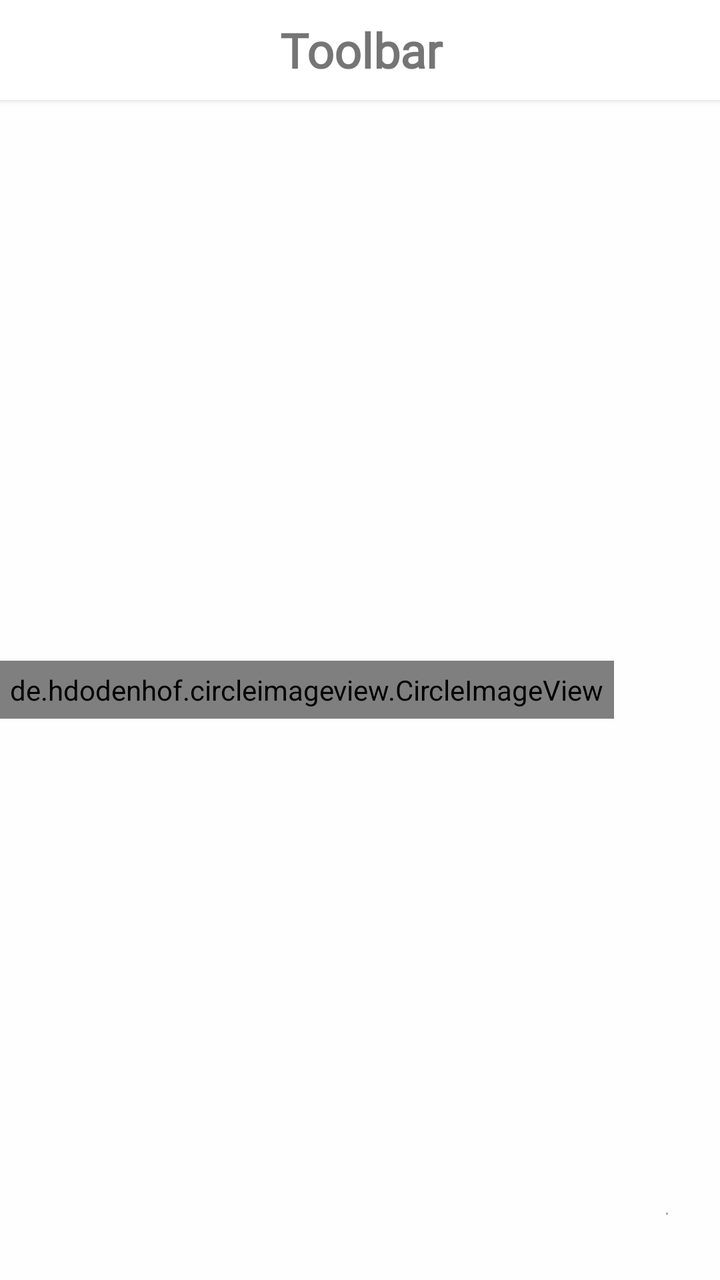
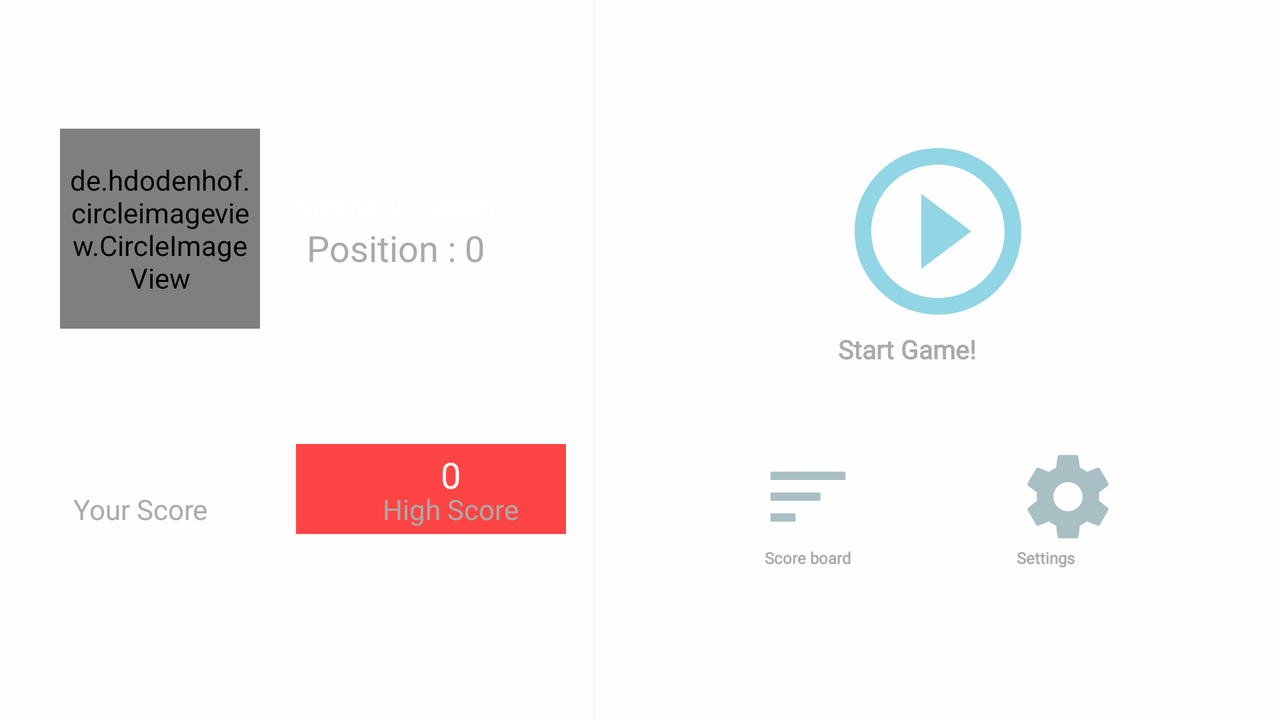

Compare how this app lays out the same screen by default and in its alternative resource folder. The renders come first, then the two layout files and the values they reference.
<!-- AndroidManifest.xml: application theme AppTheme -->
<!-- res/layout/activity_main.xml -->
<?xml version="1.0" encoding="utf-8"?>
<LinearLayout xmlns:android="http://schemas.android.com/apk/res/android"
    xmlns:app="http://schemas.android.com/apk/res-auto"
    xmlns:tools="http://schemas.android.com/tools"
    android:layout_width="match_parent"
    android:layout_height="match_parent"
    android:background="@color/colorPrimaryDark"
    android:gravity="top|bottom"
    android:orientation="vertical"
    tools:context=".Activity.MainActivity">

    <include layout="@layout/toolbar_custom" />

    <LinearLayout
        android:layout_width="match_parent"
        android:layout_height="wrap_content"
        android:orientation="vertical">

        <LinearLayout
            android:layout_width="match_parent"
            android:layout_height="wrap_content"
            android:background="@color/colorPrimaryDark"
            android:orientation="vertical">

            <LinearLayout
                android:layout_width="match_parent"
                android:layout_height="wrap_content"
                android:gravity="center"
                android:orientation="horizontal">

                <LinearLayout
                    android:layout_width="wrap_content"
                    android:layout_height="wrap_content"
                    android:gravity="center"
                    android:orientation="horizontal">

                    <de.hdodenhof.circleimageview.CircleImageView
                        android:id="@+id/imageview"
                        android:layout_width="wrap_content"
                        android:layout_height="wrap_content"
                        android:layout_alignParentStart="true"
                        android:layout_alignParentTop="true"
                        android:padding="5dp"
                        tools:layout_editor_absoluteX="147dp"
                        tools:layout_editor_absoluteY="212dp" />

                </LinearLayout>

                <LinearLayout
                    android:layout_width="match_parent"
                    android:layout_height="wrap_content"
                    android:layout_margin="26dp"
                    android:orientation="vertical">

                    <TextView
                        android:id="@+id/playerName"
                        android:layout_width="wrap_content"
                        android:layout_height="wrap_content"
                        android:layout_alignParentTop="true"
                        android:layout_toEndOf="@+id/imageview"
                        android:fontFamily="@font/nunito_regular"
                        android:text="Mazharul Sabbir"
                        android:textSize="30sp" />

                    <View
                        android:layout_width="match_parent"
                        android:layout_height="1dp"
                        android:background="@android:color/darker_gray" />

                    <TextView
                        android:id="@+id/user_Global_rank"
                        android:layout_width="wrap_content"
                        android:layout_height="wrap_content"
                        android:layout_centerVertical="true"
                        android:layout_toEndOf="@+id/imageview"
                        android:fontFamily="@font/nunito_regular"
                        android:text="Position : 0"
                        android:textAlignment="viewStart"
                        android:textSize="18sp" />
                </LinearLayout>


            </LinearLayout>


            <LinearLayout
                android:id="@+id/layoutjhsdjfh"
                android:layout_width="match_parent"
                android:layout_height="wrap_content"
                android:gravity="center"
                android:orientation="horizontal"
                android:padding="3dp">

                <RelativeLayout
                    android:layout_width="185dp"
                    android:layout_height="50dp"
                    android:layout_alignParentStart="true"
                    android:layout_alignParentBottom="true"
                    android:background="#7a8780"
                    android:gravity="center">

                    <TextView
                        android:id="@+id/textView"
                        android:layout_width="wrap_content"
                        android:layout_height="wrap_content"
                        android:layout_alignParentBottom="true"
                        android:layout_centerHorizontal="true"
                        android:fontFamily="@font/nunito_regular"
                        android:padding="3dp"
                        android:text="Your Score"
                        android:textAlignment="viewStart"
                        android:textColor="@android:color/white"
                        android:textSize="14sp" />

                    <TextView
                        android:id="@+id/user_Score"
                        android:layout_width="wrap_content"
                        android:layout_height="wrap_content"
                        android:layout_alignParentTop="true"
                        android:layout_centerHorizontal="true"
                        android:fontFamily="@font/nunito_regular"
                        android:padding="3dp"
                        android:text="0"
                        android:textColor="@android:color/white"
                        android:textSize="18sp" />
                </RelativeLayout>

                <RelativeLayout
                    android:layout_width="185dp"
                    android:layout_height="50dp"
                    android:layout_alignParentEnd="true"
                    android:layout_alignParentBottom="true"
                    android:background="#8d8990"
                    android:gravity="center">

                    <TextView
                        android:layout_width="wrap_content"
                        android:layout_height="wrap_content"
                        android:layout_alignParentBottom="true"
                        android:layout_centerHorizontal="true"
                        android:fontFamily="@font/nunito_regular"
                        android:padding="3dp"
                        android:text="High Score"
                        android:textAlignment="viewStart"
                        android:textColor="@android:color/white"
                        android:textSize="14sp" />

                    <TextView
                        android:id="@+id/textView_high_score"
                        android:layout_width="wrap_content"
                        android:layout_height="wrap_content"
                        android:layout_alignParentTop="true"
                        android:layout_centerHorizontal="true"
                        android:fontFamily="@font/nunito_regular"
                        android:padding="3dp"
                        android:text="0"
                        android:textColor="@android:color/white"
                        android:textSize="18sp" />


                </RelativeLayout>
            </LinearLayout>


        </LinearLayout>

        <RelativeLayout
            android:layout_width="match_parent"
            android:layout_height="wrap_content"
            android:background="@color/colorPrimaryDark">

            <View
                android:layout_width="match_parent"
                android:layout_height="1dp"
                android:background="@android:color/darker_gray"
                />

            <RelativeLayout
                android:layout_centerInParent="true"
                android:layout_width="match_parent"
                android:layout_height="wrap_content">
                <include layout="@layout/style_home_page" />

            </RelativeLayout>

            <include layout="@layout/banner_ads" />

        </RelativeLayout>
    </LinearLayout>

</LinearLayout>
<!-- res/layout/toolbar_custom.xml (included above) -->
<?xml version="1.0" encoding="utf-8"?>
<android.support.v7.widget.Toolbar xmlns:android="http://schemas.android.com/apk/res/android"
    xmlns:app="http://schemas.android.com/apk/res-auto"
    android:id="@+id/toolbar_top"
    android:layout_width="match_parent"
    android:layout_height="50dp"
    android:layout_gravity="top"
    android:background="#fff"
    android:elevation="2dp"
    android:minHeight="?attr/actionBarSize"
    app:theme="@style/Widget.AppCompat.Toolbar">

    <TextView
        android:id="@+id/toolbar_title"
        android:layout_width="match_parent"
        android:layout_height="wrap_content"
        android:layout_marginEnd="15dp"
        android:fontFamily="@font/dosis"
        android:gravity="center"
        android:text="Toolbar"
        android:textSize="24sp"
        android:textStyle="bold" />

</android.support.v7.widget.Toolbar>
<!-- res/layout/style_home_page.xml (included above) -->
<?xml version="1.0" encoding="utf-8"?>
<android.support.constraint.ConstraintLayout xmlns:android="http://schemas.android.com/apk/res/android"
    xmlns:app="http://schemas.android.com/apk/res-auto"
    xmlns:tools="http://schemas.android.com/tools"
    android:layout_width="match_parent"
    android:layout_height="wrap_content">

    <LinearLayout
        android:id="@+id/linearLayout3"
        android:layout_width="70dp"
        android:layout_height="wrap_content"
        android:layout_marginStart="16dp"
        android:layout_marginTop="8dp"
        android:layout_marginEnd="8dp"
        android:layout_marginBottom="8dp"
        android:gravity="center"
        android:orientation="vertical"
        app:layout_constraintBottom_toBottomOf="parent"
        app:layout_constraintEnd_toStartOf="@+id/linearLayout2"
        app:layout_constraintStart_toStartOf="parent"
        app:layout_constraintTop_toTopOf="parent">

        <ImageButton
            android:id="@+id/btn_leaderboard"
            android:layout_width="56dp"
            android:layout_height="56dp"
            android:layout_marginStart="8dp"
            android:layout_marginTop="8dp"
            android:layout_marginEnd="8dp"
            android:layout_marginBottom="3dp"
            android:background="@drawable/circle_background_purple"
            android:elevation="6dp"
            android:padding="3dp"
            app:layout_constraintBottom_toBottomOf="parent"
            app:layout_constraintEnd_toStartOf="@+id/btn_play"
            app:layout_constraintHorizontal_bias="0.514"
            app:layout_constraintStart_toStartOf="parent"
            app:layout_constraintTop_toTopOf="parent"
            app:srcCompat="@drawable/sort" />

        <TextView
            android:layout_width="wrap_content"
            android:layout_height="wrap_content"
            android:fontFamily="@font/nunito_regular"
            android:text="History" />


    </LinearLayout>

    <LinearLayout
        android:id="@+id/linearLayout2"
        android:layout_width="116dp"
        android:layout_height="wrap_content"
        android:layout_marginStart="8dp"
        android:layout_marginEnd="8dp"
        android:gravity="center"
        android:orientation="vertical"
        app:layout_constraintBottom_toBottomOf="parent"
        app:layout_constraintEnd_toEndOf="parent"
        app:layout_constraintStart_toStartOf="parent"
        app:layout_constraintTop_toTopOf="parent"
        app:layout_constraintVertical_bias="0.0"
        tools:ignore="MissingConstraints">

        <ImageButton
            android:id="@+id/btn_play"
            android:layout_width="wrap_content"
            android:layout_height="wrap_content"
            android:layout_margin="3dp"
            android:background="@drawable/circle_background_purple"
            android:elevation="8dp"
            app:layout_constraintBottom_toBottomOf="parent"
            app:layout_constraintTop_toTopOf="parent"
            app:srcCompat="@drawable/play_icon"
            tools:layout_editor_absoluteX="142dp" />

        <TextView
            android:layout_width="wrap_content"
            android:layout_height="wrap_content"
            android:fontFamily="@font/nunito_regular"
            android:text="Start Game!"
            android:textAllCaps="false"
            android:textSize="14sp" />
    </LinearLayout>


    <LinearLayout
        android:id="@+id/linearLayout"
        android:layout_width="70dp"
        android:layout_height="wrap_content"
        android:layout_marginStart="8dp"
        android:layout_marginTop="8dp"
        android:layout_marginEnd="16dp"
        android:layout_marginBottom="8dp"
        android:gravity="center"
        android:orientation="vertical"
        app:layout_constraintBottom_toBottomOf="parent"
        app:layout_constraintEnd_toEndOf="parent"
        app:layout_constraintStart_toEndOf="@+id/linearLayout2"
        app:layout_constraintTop_toTopOf="parent">

        <ImageButton
            android:id="@+id/btn_settings"
            android:layout_width="56dp"
            android:layout_height="56dp"
            android:layout_marginStart="8dp"
            android:layout_marginTop="8dp"
            android:layout_marginEnd="8dp"
            android:layout_marginBottom="3dp"
            android:background="@drawable/circle_background_purple"
            android:elevation="6dp"
            android:padding="3dp"
            app:layout_constraintBottom_toBottomOf="parent"
            app:layout_constraintEnd_toEndOf="parent"
            app:layout_constraintStart_toEndOf="@+id/btn_play"
            app:layout_constraintTop_toTopOf="parent"
            app:srcCompat="@drawable/settings" />

        <TextView
            android:layout_width="wrap_content"
            android:layout_height="wrap_content"
            android:fontFamily="@font/nunito_regular"
            android:text="Settings" />

    </LinearLayout>
</android.support.constraint.ConstraintLayout>
<!-- res/layout/banner_ads.xml (included above) -->
<?xml version="1.0" encoding="utf-8"?>
<com.google.android.gms.ads.AdView xmlns:android="http://schemas.android.com/apk/res/android"
    xmlns:ads="http://schemas.android.com/apk/res-auto"
    android:id="@+id/adView"
    android:layout_width="wrap_content"
    android:layout_height="wrap_content"
    android:layout_centerHorizontal="true"
    android:layout_alignParentBottom="true"
    ads:adSize="BANNER"
    ads:adUnitId="ca-app-pub-4281616948904810/3808195333">

    
    

</com.google.android.gms.ads.AdView>
<!-- resources referenced by this layout -->
<resources>
  <color name="colorPrimaryDark">#fefefe</color>
  <!-- drawable circle_background_purple (drawable) -->
  <?xml version="1.0" encoding="UTF-8"?>
  <shape xmlns:android="http://schemas.android.com/apk/res/android"
      android:shape="oval">
      <solid android:color="@color/colorPrimaryDark" />
      <gradient android:startColor="@color/colorPrimaryDark"
          android:endColor="#a9dde4" />
      <stroke
          android:width="3dp"
          android:color="#a9dde4" />
  </shape>
  <!-- drawable play_icon (drawable) -->
  <vector xmlns:android="http://schemas.android.com/apk/res/android"
      android:width="80dp"
      android:height="80dp"
      android:tint="#92d5e4"
      android:viewportWidth="24.0"
      android:viewportHeight="24.0">
      <path
          android:fillColor="#FF000000"
          android:pathData="M10,16.5l6,-4.5 -6,-4.5v9zM12,2C6.48,2 2,6.48 2,12s4.48,10 10,10 10,-4.48 10,-10S17.52,2 12,2zM12,20c-4.41,0 -8,-3.59 -8,-8s3.59,-8 8,-8 8,3.59 8,8 -3.59,8 -8,8z" />
  </vector>
  <!-- drawable settings (drawable) -->
  <vector xmlns:android="http://schemas.android.com/apk/res/android"
      android:width="40dp"
      android:height="40dp"
      android:tint="#A8BFC4"
      android:viewportWidth="24.0"
      android:viewportHeight="24.0">
      <path
          android:fillColor="#FF000000"
          android:pathData="M19.43,12.98c0.04,-0.32 0.07,-0.64 0.07,-0.98s-0.03,-0.66 -0.07,-0.98l2.11,-1.65c0.19,-0.15 0.24,-0.42 0.12,-0.64l-2,-3.46c-0.12,-0.22 -0.39,-0.3 -0.61,-0.22l-2.49,1c-0.52,-0.4 -1.08,-0.73 -1.69,-0.98l-0.38,-2.65C14.46,2.18 14.25,2 14,2h-4c-0.25,0 -0.46,0.18 -0.49,0.42l-0.38,2.65c-0.61,0.25 -1.17,0.59 -1.69,0.98l-2.49,-1c-0.23,-0.09 -0.49,0 -0.61,0.22l-2,3.46c-0.13,0.22 -0.07,0.49 0.12,0.64l2.11,1.65c-0.04,0.32 -0.07,0.65 -0.07,0.98s0.03,0.66 0.07,0.98l-2.11,1.65c-0.19,0.15 -0.24,0.42 -0.12,0.64l2,3.46c0.12,0.22 0.39,0.3 0.61,0.22l2.49,-1c0.52,0.4 1.08,0.73 1.69,0.98l0.38,2.65c0.03,0.24 0.24,0.42 0.49,0.42h4c0.25,0 0.46,-0.18 0.49,-0.42l0.38,-2.65c0.61,-0.25 1.17,-0.59 1.69,-0.98l2.49,1c0.23,0.09 0.49,0 0.61,-0.22l2,-3.46c0.12,-0.22 0.07,-0.49 -0.12,-0.64l-2.11,-1.65zM12,15.5c-1.93,0 -3.5,-1.57 -3.5,-3.5s1.57,-3.5 3.5,-3.5 3.5,1.57 3.5,3.5 -1.57,3.5 -3.5,3.5z" />
  </vector>
  <!-- drawable sort (drawable) -->
  <vector xmlns:android="http://schemas.android.com/apk/res/android"
      android:width="40dp"
      android:height="40dp"
      android:tint="#A8BFC4"
      android:viewportWidth="24.0"
      android:viewportHeight="24.0">
      <path
          android:fillColor="#FF000000"
          android:pathData="M3,18h6v-2L3,16v2zM3,6v2h18L21,6L3,6zM3,13h12v-2L3,11v2z" />
  </vector>
  <style name="AppTheme" parent="Theme.AppCompat.Light.NoActionBar">
          
          <item name="colorPrimary">@color/colorToolbar</item>
          <item name="colorPrimaryDark">@color/colorToolbar</item>
          <item name="colorAccent">@color/colorAccent</item>
      </style>
  <color name="colorToolbar">#194678</color>
  <color name="colorAccent">#1d2c40</color>
</resources>
<!-- res/layout-land/activity_main.xml (the repository's variant of the layout above) -->
<!-- drawn on the phone turned sideways -->
<?xml version="1.0" encoding="utf-8"?>
<LinearLayout xmlns:android="http://schemas.android.com/apk/res/android"
    xmlns:tools="http://schemas.android.com/tools"
    android:layout_width="match_parent"
    android:layout_height="match_parent"
    android:gravity="top|bottom"
    android:orientation="horizontal"
    tools:context=".Activity.MainActivity">

    <LinearLayout
        android:layout_width="296dp"
        android:layout_height="match_parent"
        android:background="@color/colorPrimaryDark"
        android:orientation="vertical"
        android:padding="10dp">

        <LinearLayout
            android:layout_width="match_parent"
            android:layout_height="209dp"
            android:gravity="center"
            android:orientation="horizontal"
            android:padding="20dp">

            <LinearLayout
                android:layout_width="wrap_content"
                android:layout_height="wrap_content"
                android:gravity="center"
                android:orientation="horizontal">

                <de.hdodenhof.circleimageview.CircleImageView
                    android:id="@+id/imageview"
                    android:layout_width="100dp"
                    android:layout_height="100dp"
                    android:layout_alignParentStart="true"
                    android:layout_alignParentTop="true"
                    android:padding="5dp"
                    android:src="@drawable/sabbir"
                    tools:layout_editor_absoluteX="147dp"
                    tools:layout_editor_absoluteY="212dp" />

            </LinearLayout>

            <LinearLayout
                android:layout_width="match_parent"
                android:layout_height="wrap_content"
                android:gravity="center"
                android:orientation="vertical">

                <TextView
                    android:id="@+id/playerName"
                    android:layout_width="wrap_content"
                    android:layout_height="wrap_content"
                    android:layout_alignParentTop="true"
                    android:layout_toEndOf="@+id/imageview"
                    android:fontFamily="@font/dosis"
                    android:text="Mazharul Sabbir"
                    android:textColor="@android:color/white"
                    android:textSize="14sp"
                    android:textStyle="bold" />

                <TextView
                    android:id="@+id/user_Global_rank"
                    android:layout_width="wrap_content"
                    android:layout_height="wrap_content"
                    android:layout_centerVertical="true"
                    android:layout_toEndOf="@+id/imageview"
                    android:fontFamily="@font/dosis"
                    android:text="Position : 0"
                    android:textAlignment="viewStart"
                    android:textColor="@android:color/darker_gray"
                    android:textSize="18sp" />
            </LinearLayout>

        </LinearLayout>


        <LinearLayout
            android:id="@+id/layoutjhsdjfh"
            android:layout_width="match_parent"
            android:layout_height="wrap_content"
            android:gravity="center"
            android:orientation="horizontal"
            android:padding="3dp">

            <RelativeLayout
                android:layout_width="155dp"
                android:layout_height="45dp"
                android:layout_alignParentBottom="true"
                android:layout_alignParentStart="true"
                android:background="@color/colorPrimary"
                android:gravity="center">

                <TextView
                    android:id="@+id/textView"
                    android:layout_width="wrap_content"
                    android:layout_height="wrap_content"
                    android:layout_alignParentBottom="true"
                    android:layout_centerHorizontal="true"
                    android:fontFamily="@font/dosis"
                    android:padding="3dp"
                    android:text="Your Score"
                    android:textAlignment="viewStart"
                    android:textColor="@android:color/darker_gray"
                    android:textSize="14sp" />

                <TextView
                    android:id="@+id/user_Score"
                    android:layout_width="wrap_content"
                    android:layout_height="wrap_content"
                    android:layout_alignParentTop="true"
                    android:layout_centerHorizontal="true"
                    android:fontFamily="@font/dosis"
                    android:padding="3dp"
                    android:text="0"
                    android:textColor="@android:color/white"
                    android:textSize="18sp" />
            </RelativeLayout>

            <RelativeLayout
                android:layout_width="155dp"
                android:layout_height="45dp"
                android:layout_alignParentBottom="true"
                android:layout_alignParentEnd="true"
                android:background="@android:color/holo_red_light"
                android:gravity="center">

                <TextView
                    android:layout_width="wrap_content"
                    android:layout_height="wrap_content"
                    android:layout_alignParentBottom="true"
                    android:layout_centerHorizontal="true"
                    android:fontFamily="@font/dosis"
                    android:padding="3dp"
                    android:text="High Score"
                    android:textAlignment="viewStart"
                    android:textColor="@android:color/darker_gray"
                    android:textSize="14sp" />

                <TextView
                    android:id="@+id/best_player"
                    android:layout_width="wrap_content"
                    android:layout_height="wrap_content"
                    android:layout_alignParentTop="true"
                    android:layout_centerHorizontal="true"
                    android:fontFamily="@font/dosis"
                    android:padding="3dp"
                    android:text="0"
                    android:textColor="@android:color/white"
                    android:textSize="18sp" />


            </RelativeLayout>
        </LinearLayout>


    </LinearLayout>

    <View
        android:layout_width="2dp"
        android:layout_height="match_parent"
        />

    <LinearLayout
        android:layout_width="match_parent"
        android:layout_height="match_parent"
        android:background="@color/colorPrimaryDark"
        android:gravity="center"
        android:orientation="vertical"
        android:padding="10dp"
        android:visibility="visible">

        <LinearLayout
            android:layout_width="wrap_content"
            android:layout_height="wrap_content"
            android:layout_marginBottom="10dp"
            android:orientation="vertical">

            <Button
                android:id="@+id/btn_play"
                android:layout_width="100dp"
                android:layout_height="100dp"
                android:layout_centerInParent="true"
                android:background="@drawable/play_icon" />

            <TextView
                android:id="@+id/textView4"
                android:layout_width="wrap_content"
                android:layout_height="wrap_content"
                android:fontFamily="@font/dosis"
                android:text="Start Game!"
                android:textColor="@android:color/darker_gray"
                android:textSize="13sp"
                android:textStyle="bold" />

        </LinearLayout>

        <LinearLayout
            android:layout_width="match_parent"
            android:layout_height="wrap_content"
            android:layout_marginTop="20dp"
            android:gravity="center"
            android:orientation="horizontal"
            android:padding="10dp">

            <LinearLayout
                android:layout_width="120dp"
                android:layout_height="match_parent"
                android:gravity="center"
                android:orientation="vertical">

                <Button
                    android:id="@+id/btn_leaderboard"
                    android:layout_width="50dp"
                    android:layout_height="50dp"
                    android:background="@drawable/sort" />

                <TextView
                    android:id="@+id/textView5"
                    android:layout_width="73dp"
                    android:layout_height="wrap_content"
                    android:layout_weight="1"
                    android:fontFamily="@font/dosis"
                    android:text="Score board"
                    android:textAlignment="center"
                    android:textAllCaps="false"
                    android:textColor="@android:color/darker_gray"
                    android:textSize="8sp"
                    android:textStyle="bold" />

            </LinearLayout>

            <LinearLayout
                android:layout_width="120dp"
                android:layout_height="match_parent"
                android:layout_gravity="right"
                android:layout_marginLeft="10dp"
                android:gravity="center"
                android:orientation="vertical">

                <Button
                    android:id="@+id/btn_settings"
                    android:layout_width="50dp"
                    android:layout_height="50dp"
                    android:background="@drawable/settings" />

                <TextView
                    android:id="@+id/textView3"
                    android:layout_width="51dp"
                    android:layout_height="wrap_content"
                    android:fontFamily="@font/dosis"
                    android:text="Settings"
                    android:textAllCaps="false"
                    android:textColor="@android:color/darker_gray"
                    android:textSize="8sp"
                    android:textStyle="bold" />
            </LinearLayout>

        </LinearLayout>

    </LinearLayout>

</LinearLayout>
<!-- resources referenced by the variant -->
<!-- as the phone turned sideways resolves them -->
<resources>
  <color name="colorPrimary">#fefefe</color>
  <color name="colorPrimaryDark">#fefefe</color>
  <!-- drawable play_icon (drawable) -->
  <vector xmlns:android="http://schemas.android.com/apk/res/android"
      android:width="80dp"
      android:height="80dp"
      android:tint="#92d5e4"
      android:viewportWidth="24.0"
      android:viewportHeight="24.0">
      <path
          android:fillColor="#FF000000"
          android:pathData="M10,16.5l6,-4.5 -6,-4.5v9zM12,2C6.48,2 2,6.48 2,12s4.48,10 10,10 10,-4.48 10,-10S17.52,2 12,2zM12,20c-4.41,0 -8,-3.59 -8,-8s3.59,-8 8,-8 8,3.59 8,8 -3.59,8 -8,8z" />
  </vector>
  <!-- drawable sabbir: jpg bitmap (drawable, 112840 bytes) -->
  <!-- drawable settings (drawable) -->
  <vector xmlns:android="http://schemas.android.com/apk/res/android"
      android:width="40dp"
      android:height="40dp"
      android:tint="#A8BFC4"
      android:viewportWidth="24.0"
      android:viewportHeight="24.0">
      <path
          android:fillColor="#FF000000"
          android:pathData="M19.43,12.98c0.04,-0.32 0.07,-0.64 0.07,-0.98s-0.03,-0.66 -0.07,-0.98l2.11,-1.65c0.19,-0.15 0.24,-0.42 0.12,-0.64l-2,-3.46c-0.12,-0.22 -0.39,-0.3 -0.61,-0.22l-2.49,1c-0.52,-0.4 -1.08,-0.73 -1.69,-0.98l-0.38,-2.65C14.46,2.18 14.25,2 14,2h-4c-0.25,0 -0.46,0.18 -0.49,0.42l-0.38,2.65c-0.61,0.25 -1.17,0.59 -1.69,0.98l-2.49,-1c-0.23,-0.09 -0.49,0 -0.61,0.22l-2,3.46c-0.13,0.22 -0.07,0.49 0.12,0.64l2.11,1.65c-0.04,0.32 -0.07,0.65 -0.07,0.98s0.03,0.66 0.07,0.98l-2.11,1.65c-0.19,0.15 -0.24,0.42 -0.12,0.64l2,3.46c0.12,0.22 0.39,0.3 0.61,0.22l2.49,-1c0.52,0.4 1.08,0.73 1.69,0.98l0.38,2.65c0.03,0.24 0.24,0.42 0.49,0.42h4c0.25,0 0.46,-0.18 0.49,-0.42l0.38,-2.65c0.61,-0.25 1.17,-0.59 1.69,-0.98l2.49,1c0.23,0.09 0.49,0 0.61,-0.22l2,-3.46c0.12,-0.22 0.07,-0.49 -0.12,-0.64l-2.11,-1.65zM12,15.5c-1.93,0 -3.5,-1.57 -3.5,-3.5s1.57,-3.5 3.5,-3.5 3.5,1.57 3.5,3.5 -1.57,3.5 -3.5,3.5z" />
  </vector>
  <!-- drawable sort (drawable) -->
  <vector xmlns:android="http://schemas.android.com/apk/res/android"
      android:width="40dp"
      android:height="40dp"
      android:tint="#A8BFC4"
      android:viewportWidth="24.0"
      android:viewportHeight="24.0">
      <path
          android:fillColor="#FF000000"
          android:pathData="M3,18h6v-2L3,16v2zM3,6v2h18L21,6L3,6zM3,13h12v-2L3,11v2z" />
  </vector>
  <style name="AppTheme" parent="Theme.AppCompat.Light.NoActionBar">
          
          <item name="colorPrimary">@color/colorToolbar</item>
          <item name="colorPrimaryDark">@color/colorToolbar</item>
          <item name="colorAccent">@color/colorAccent</item>
      </style>
  <color name="colorToolbar">#194678</color>
  <color name="colorAccent">#1d2c40</color>
</resources>
